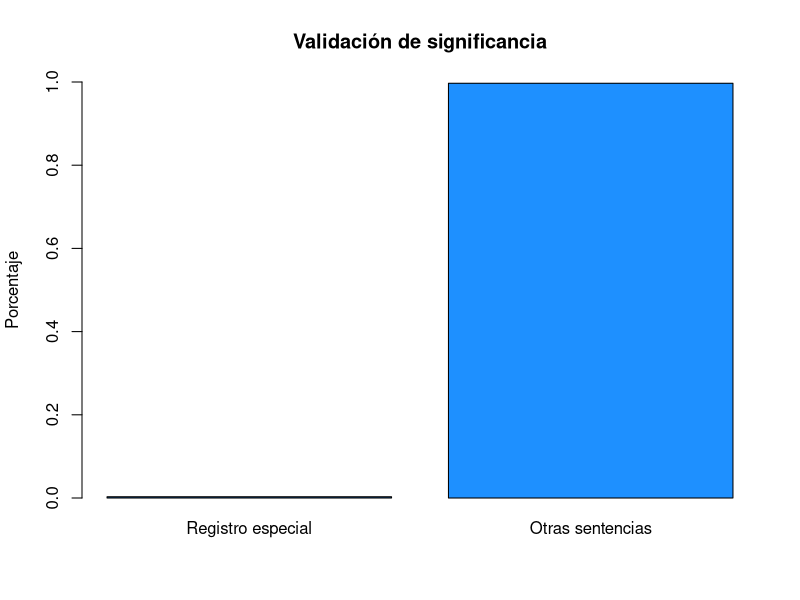
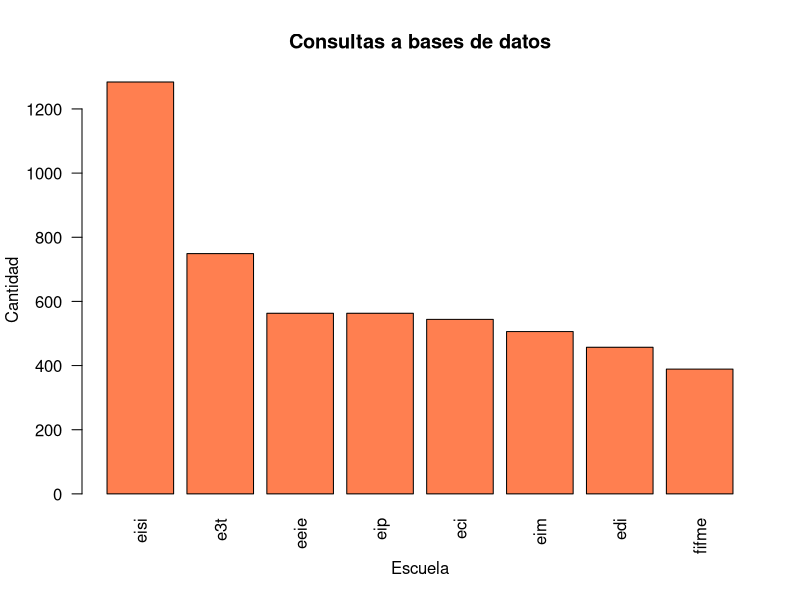
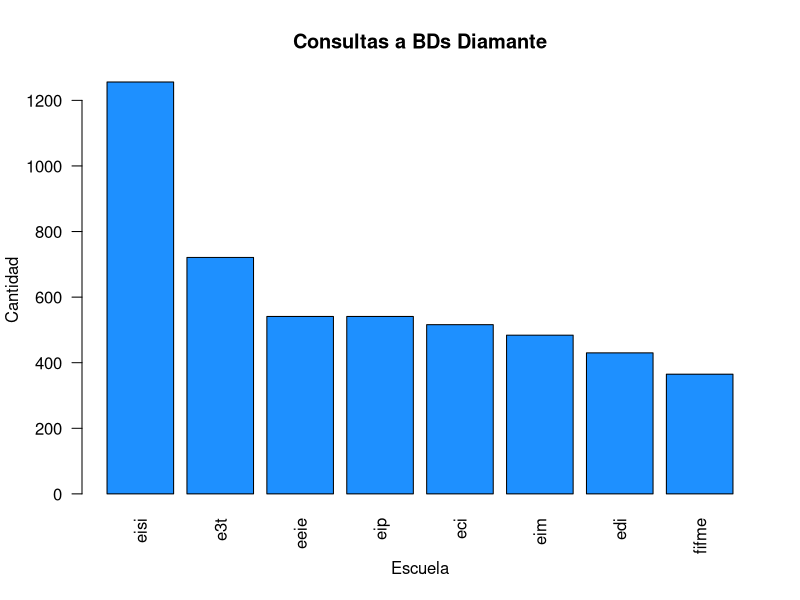
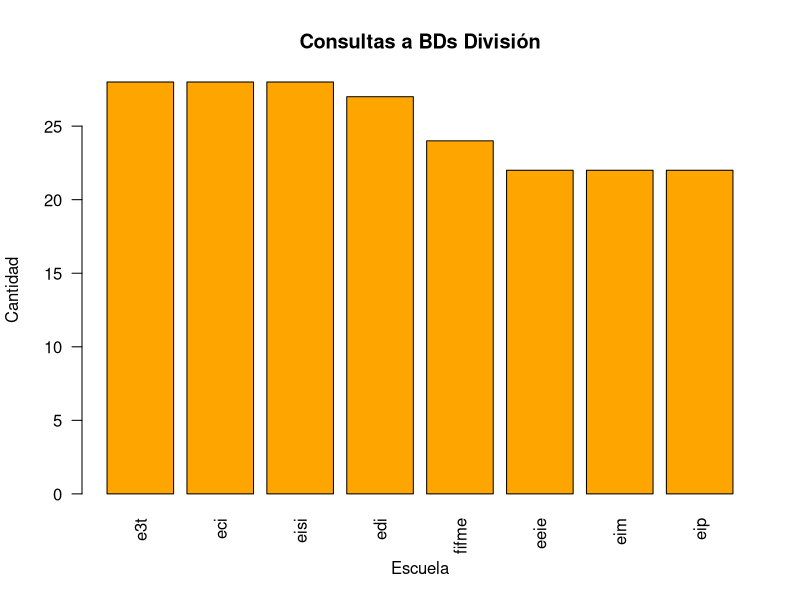
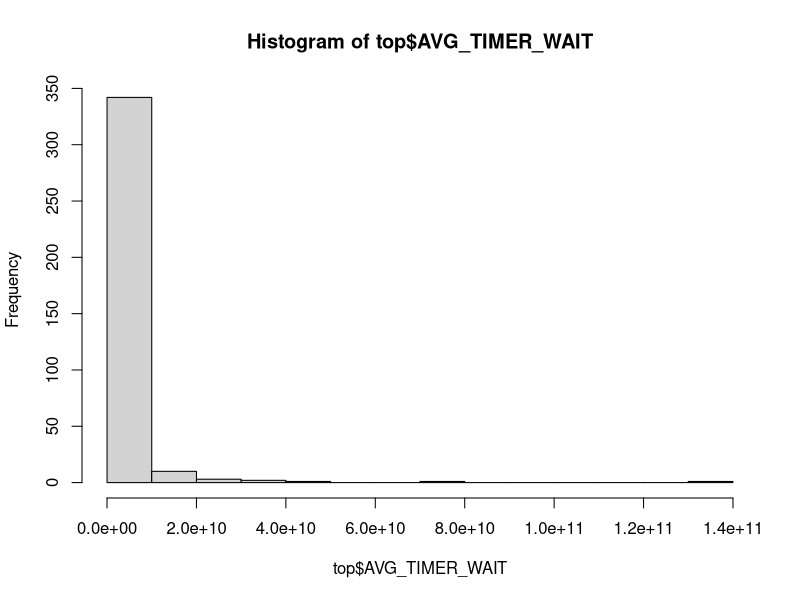
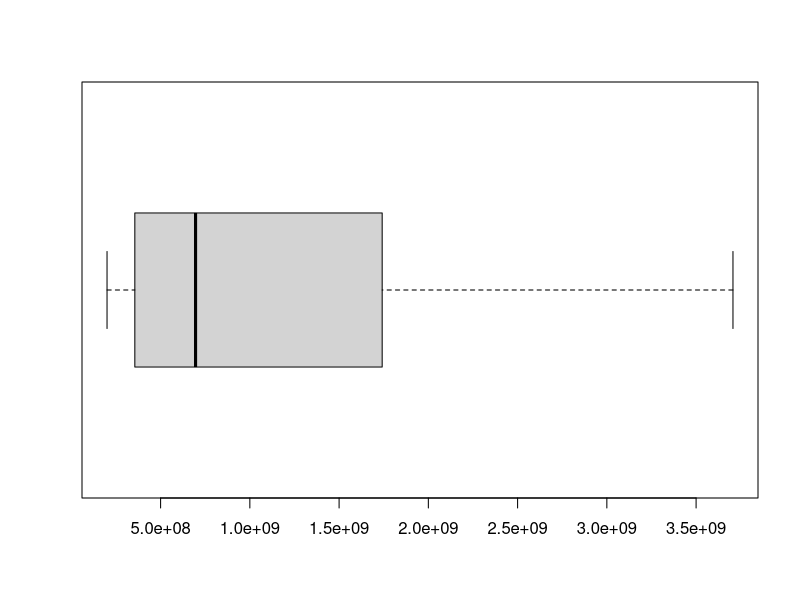
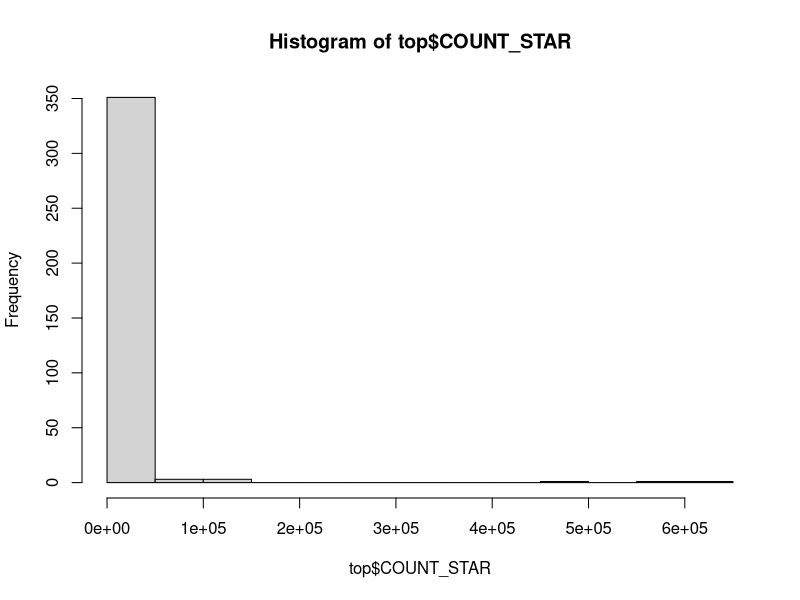
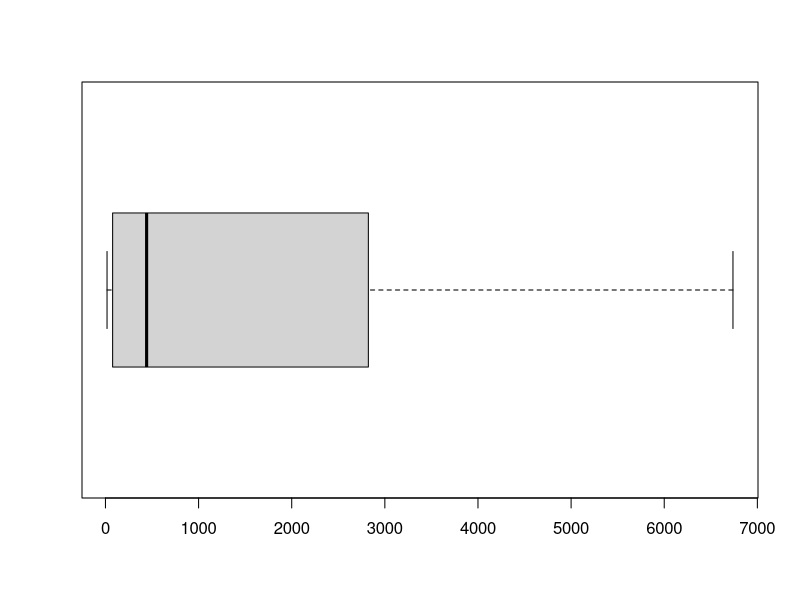

The R source for these figures, in order:
## ---- chunk 1
knitr::opts_chunk$set(echo = TRUE)
## ---- chunk 2
data_perf_schema <- read.csv(file = "../data/events_statements_summary_by_digest_202412151135.csv")

schema_split <- strsplit(data_perf_schema$SCHEMA_NAME, split = "_")
data_perf_schema$STRUCTURE_BD <- unlist(lapply(schema_split, function(x) { x[1] }))
data_perf_schema <- data_perf_schema[, c("STRUCTURE_BD", setdiff(names(data_perf_schema), "STRUCTURE_BD"))]
data_perf_schema$SCHOOL <- unlist(lapply(schema_split, function(x) { x[2] }))
data_perf_schema <- data_perf_schema[, c("SCHOOL", setdiff(names(data_perf_schema), "SCHOOL"))]
## ---- chunk 3
total_count <- sum(data_perf_schema$COUNT_STAR)
special_row <- subset(data_perf_schema, SCHEMA_NAME == "" & DIGEST == "")
other_statements <- subset(data_perf_schema, DIGEST != "")

row_categories <- matrix(c(special_row$COUNT_STAR, sum(other_statements$COUNT_STAR)) / total_count, 
                         ncol = 2)
colnames(row_categories) <- c("Registro especial", "Otras sentencias")

barplot(row_categories, 
        ylim = c(0, 1), 
        col = c("dodgerblue", "red"), 
        main = "Validación de significancia", 
        ylab = "Porcentaje")
## ---- chunk 4
queries_data <- data_perf_schema[grepl("SELECT", data_perf_schema$DIGEST_TEXT), ]
## ---- chunk 5
diamond_queries <- queries_data[queries_data$STRUCTURE_BD == "diamante", ]
division_queries <- queries_data[queries_data$STRUCTURE_BD == "division", ]

barplot(sort(table(queries_data$SCHOOL), decreasing = TRUE), 
        las = 2, 
        col = "coral", 
        main = "Consultas a bases de datos", 
        xlab = "Escuela", 
        ylab = "Cantidad")
barplot(sort(table(diamond_queries$SCHOOL), decreasing = TRUE), 
        las = 2, 
        col = "dodgerblue", 
        main = "Consultas a BDs Diamante", 
        xlab = "Escuela", 
        ylab = "Cantidad")
barplot(sort(table(division_queries$SCHOOL), decreasing = TRUE), 
        las = 2, 
        col = "orange", 
        main = "Consultas a BDs División", 
        xlab = "Escuela", 
        ylab = "Cantidad")
## ---- chunk 6
queries_data <- subset(queries_data, STRUCTURE_BD != "division")
## ---- chunk 7
ordered_count_star <- queries_data[order(queries_data$COUNT_STAR, 
                                         decreasing = TRUE), ]
ordered_avg_timer_wait <- queries_data[order(queries_data$AVG_TIMER_WAIT, 
                                             decreasing = TRUE), ]
# Remove duplicates.
unique_count_star <- ordered_count_star[!duplicated(ordered_count_star$DIGEST), ]
unique_avg_timer_wait <- ordered_avg_timer_wait[!duplicated(ordered_avg_timer_wait$DIGEST), ]

# TOP
top <- queries_data[intersect(rownames(unique_count_star[1:1000, ]), rownames(unique_avg_timer_wait[1:1000, ])), ]
write.csv(top[1:20, c("DIGEST", "DIGEST_TEXT")], file = "../data/top20-queries.csv")
## ---- chunk 8
hist(top$AVG_TIMER_WAIT)
boxplot(top$AVG_TIMER_WAIT, 
        outline = FALSE, 
        horizontal = TRUE)

hist(top$COUNT_STAR)
boxplot(top$COUNT_STAR, 
        outline = FALSE, 
        horizontal = TRUE)

hist(top$SUM_ROWS_SENT / top$COUNT_STAR)
boxplot(top$SUM_ROWS_SENT / top$COUNT_STAR, 
        outline = FALSE, 
        horizontal = TRUE)
## ---- chunk 9
query1 <- read.csv(file = "../data/query1.csv")
query2 <- read.csv(file = "../data/query2.csv")
query3 <- read.csv(file = "../data/query3.csv")
query4 <- read.csv(file = "../data/query4.csv")
query5 <- read.csv(file = "../data/query5.csv")
query6 <- read.csv(file = "../data/query6.csv")
query7 <- read.csv(file = "../data/query7.csv")
query8 <- read.csv(file = "../data/query8.csv")
query9 <- read.csv(file = "../data/query9.csv")
query10 <- read.csv(file = "../data/query10.csv")

unit_miliseconds <- 1e-9
unit_seconds <- 1e-12
unit_graphs <- unit_miliseconds
## ---- chunk 10
performance_grapher <- function(query_number, latency, unit_graphs) {
  mean_query <- mean(latency) * unit_graphs
  std_query <- sd(latency) * unit_graphs
  latency <- latency * unit_graphs
  avg_control <- top[query_number, "AVG_TIMER_WAIT"] * unit_graphs
  
  hist(latency, 
       col = adjustcolor("dodgerblue", alpha.f = 0.2),
       main = paste("Rendimiento consulta", query_number), 
       xlab = "Tiempo [ms]", 
       ylab = "Frecuencia")
  abline(v = c(mean_query - std_query, mean_query + std_query), 
         col = "blue", 
         lty = 2, 
         lwd = 1)
  abline(v = mean_query, 
         col = "blue", 
         lwd = 2)
  abline(v = avg_control, 
         col = "coral", 
         lwd = 2)
  
  boxplot(latency, 
          outline = TRUE, 
          horizontal = TRUE, 
          col = adjustcolor("dodgerblue", alpha.f = 0.2), 
          main = paste("Cuartiles de la consulta", query_number), 
          xlab = "Tiempo [ms]")
  summary(latency)
}
## ---- chunk 11
performance_grapher(1, query1$TIMER_WAIT, unit_graphs)
## ---- chunk 12
performance_grapher(2, query2$TIMER_WAIT, unit_graphs)
## ---- chunk 13
performance_grapher(3, query3$TIMER_WAIT, unit_graphs)
## ---- chunk 14
performance_grapher(4, query4$TIMER_WAIT, unit_graphs)
## ---- chunk 15
performance_grapher(5, query5$TIMER_WAIT, unit_graphs)
## ---- chunk 16
performance_grapher(6, query6$TIMER_WAIT, unit_graphs)
## ---- chunk 17
performance_grapher(7, query7$TIMER_WAIT, unit_graphs)
## ---- chunk 18
performance_grapher(8, query8$TIMER_WAIT, unit_graphs)
## ---- chunk 19
performance_grapher(9, query9$TIMER_WAIT, unit_graphs)
## ---- chunk 20
performance_grapher(10, query10$TIMER_WAIT, unit_graphs)
